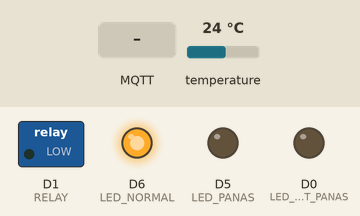
Simulated run of this sketch. Board: ESP8266 (Wemos D1 mini). Parts: switched loads named in the sketch (green lamp = pin HIGH), output pins drawn as LEDs (lit = HIGH). The inputs (shaded band) are chosen by the test bench; at power-on: temperature 24 °C. WiFi joins after 1.5 s; servers stay silent unless stated; no MQTT or app messages arrive unless stated; what the sketch prints to the serial monitor is not drawn.

Above: at 3.8 s.
3.9 s: temperature set to 29.5 °C
7.9 s: temperature set to 30.6 °C
At 10.9 s:
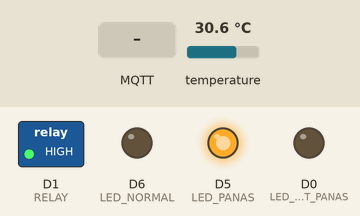
11.2 s: MQTT message "MANUAL" arrives on the first subscribed topic
At 12.4 s:
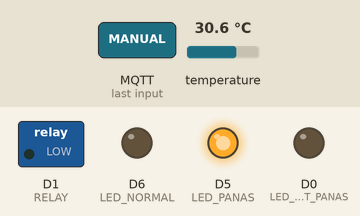
12.7 s: temperature set to 39.6 °C
14.2 s: temperature set to 40.5 °C
At 16.8 s:
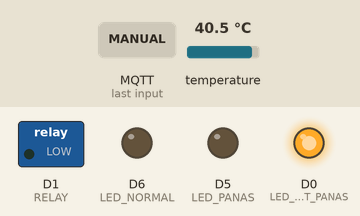
17.2 s: MQTT message "AUTO" arrives on the first subscribed topic
At 18.4 s:
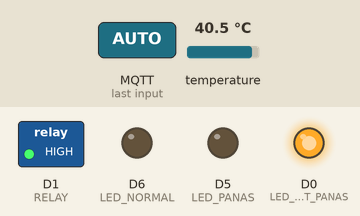
Timing chart, 0 to 19.7 s (numbered marks = the images above; inputs shaded):
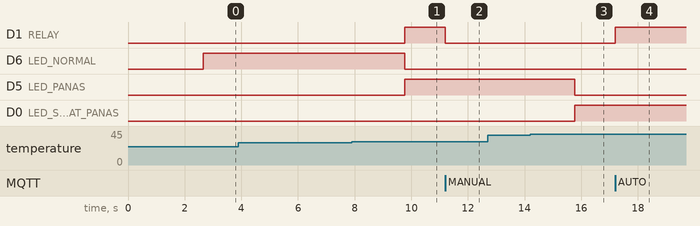

Measured:
- the behaviour switches between 29.9 and 30 °C on temperature (found by bisection; images 0 and 1)
- the behaviour switches between 40 and 40.1 °C on temperature (found by bisection; images 2 and 3)
- after the input at 3.9 s, every drawn part: stays the same
- after the input at 7.9 s, D1 (RELAY), D5 (LED_PANAS): LOW → HIGH after 1.9 s; D6 (LED_NORMAL): HIGH → LOW after 1.9 s
- after the input at 11.2 s, D1 (RELAY): HIGH → LOW at once
- after the input at 12.7 s, every drawn part: stays the same
- after the input at 14.2 s, D5 (LED_PANAS): HIGH → LOW after 1.6 s; D0 (LED_SANGAT_PANAS): LOW → HIGH after 1.6 s
- after the input at 17.2 s, D1 (RELAY): LOW → HIGH at once

The sketch:

cooling_fan_inverter.ino
```cpp
#include <ESP8266WiFi.h>
#include <PubSubClient.h>

#include <OneWire.h>
#include <DallasTemperature.h>


#define DEVICE_ID "Kesmatex" //GANTI DENGAN NAMA DEVICE

// GANTI SSID WIFI SESUAI DENGAN WIFI YANG INGIN DIHUBUNGKAN DENGAN WEMOS
const char* ssid = "GREENFARM";
const char* password = "@GEI123456";


// GANTI dengan IPv4 laptop yang menjalankan Mosquitto
const char* mqtt_server = "192.168.1.82";
const int mqtt_port = 1883;

// ==========================================================
// PIN WEMOS D1 MINI
// ==========================================================

#define LED_NORMAL        D6
#define LED_PANAS         D5
#define LED_SANGAT_PANAS  D0

#define RELAY             D1

#define ONE_WIRE_BUS      D2

// ==========================================================
// RELAY LOGIC
// ==========================================================

// Relay ACTIVE-HIGH
#define RELAY_ON  HIGH
#define RELAY_OFF LOW

// ==========================================================
// DS18B20
// ==========================================================

OneWire oneWire(ONE_WIRE_BUS);

DallasTemperature sensors(&oneWire);

// ==========================================================
// WIFI + MQTT
// ==========================================================

WiFiClient espClient;

PubSubClient mqttClient(espClient);

// ==========================================================
// VARIABLE
// ==========================================================

float suhu = 0.0;

String statusSuhu = "BELUM ADA DATA";

bool modeManual = false;

bool relayManual = false;

bool sensorError = false;

// ==========================================================
// TIMER
// ==========================================================

unsigned long previousSensorMillis = 0;

const unsigned long sensorInterval = 3000;

unsigned long previousMQTTReconnect = 0;

const unsigned long mqttReconnectInterval = 3000;

// ==========================================================
// MQTT TOPIC
// ==========================================================

String topicStatus;

String topicMode;

String topicFan;

// ==========================================================
// FUNGSI RELAY
// ==========================================================

void setRelay(bool kondisi)
{
  if (kondisi)
  {
    digitalWrite(RELAY, RELAY_ON);
  }
  else
  {
    digitalWrite(RELAY, RELAY_OFF);
  }
}

// ==========================================================
// CEK STATUS RELAY
// ==========================================================

bool getRelayStatus()
{
  if (RELAY_ON == HIGH)
  {
    return digitalRead(RELAY) == HIGH;
  }
  else
  {
    return digitalRead(RELAY) == LOW;
  }
}

// ==========================================================
// WIFI
// ==========================================================

void connectWiFi()
{
  Serial.println();
  Serial.println("================================");
  Serial.println("CONNECTING WIFI");
  Serial.println("================================");

  WiFi.mode(WIFI_STA);

  WiFi.begin(ssid, password);

  while (WiFi.status() != WL_CONNECTED)
  {
    delay(500);

    Serial.print(".");
  }

  Serial.println();

  Serial.println("WiFi Connected!");

  Serial.print("IP Wemos : ");
  Serial.println(WiFi.localIP());

  Serial.print("Gateway  : ");
  Serial.println(WiFi.gatewayIP());

  Serial.print("Broker   : ");
  Serial.println(mqtt_server);

  Serial.print("IP Wemos : ");
  Serial.println(WiFi.localIP());

  Serial.print("RSSI      : ");
  Serial.print(WiFi.RSSI());
  Serial.println(" dBm");

  Serial.println("================================");
}

void testTCP()
{
  WiFiClient testClient;

  Serial.print("TCP test ke broker... ");

  if (testClient.connect("192.168.1.20", 1883))
  {
    Serial.println("BERHASIL");
    testClient.stop();
  }
  else
  {
    Serial.println("GAGAL");
  }
}

// ==========================================================
// MQTT CALLBACK
// ==========================================================

void mqttCallback(
  char* topic,
  byte* payload,
  unsigned int length
)
{
  String message = "";

  for (unsigned int i = 0; i < length; i++)
  {
    message += (char)payload[i];
  }

  message.trim();

  Serial.println();
  Serial.println("================================");

  Serial.print("MQTT Topic   : ");
  Serial.println(topic);

  Serial.print("MQTT Message : ");
  Serial.println(message);

  // ========================================================
  // MODE AUTO / MANUAL
  // ========================================================

  if (String(topic) == topicMode)
  {
    if (message == "MANUAL")
    {
      modeManual = true;

      Serial.println("MODE → MANUAL");

      setRelay(relayManual);
    }

    else if (message == "AUTO")
    {
      modeManual = false;

      Serial.println("MODE → AUTO");

      // Kembali ke kontrol suhu
      if (!sensorError)
      {
        if (suhu < 30.0)
        {
          setRelay(false);
        }
        else
        {
          setRelay(true);
        }
      }
    }
  }

  // ========================================================
  // KONTROL FAN MANUAL
  // ========================================================

  else if (String(topic) == topicFan)
  {
    if (message == "ON")
    {
      relayManual = true;

      Serial.println("FAN MANUAL → ON");
    }

    else if (message == "OFF")
    {
      relayManual = false;

      Serial.println("FAN MANUAL → OFF");
    }

    if (modeManual)
    {
      setRelay(relayManual);
    }
    else
    {
      Serial.println(
        "Perintah FAN diabaikan karena MODE AUTO"
      );
    }
  }

  Serial.println("================================");
}

// ==========================================================
// MQTT CONNECT
// ==========================================================

bool connectMQTT()
{
  Serial.println();

  Serial.print("Connecting MQTT... ");

  String clientID =
    String("Wemos-") +
    DEVICE_ID +
    "-" +
    String(ESP.getChipId());

  if (mqttClient.connect(clientID.c_str()))
  {
    Serial.println("CONNECTED");

    mqttClient.subscribe(topicMode.c_str());

    mqttClient.subscribe(topicFan.c_str());

    Serial.println("Subscribed:");

    Serial.println(topicMode);

    Serial.println(topicFan);

    return true;
  }

  Serial.print("FAILED, rc = ");

  Serial.println(mqttClient.state());

  return false;
}

// ==========================================================
// PUBLISH STATUS
// ==========================================================

void publishStatus()
{
  if (!mqttClient.connected())
  {
    return;
  }

  bool relayAktif = getRelayStatus();

  String mode;

  if (modeManual)
  {
    mode = "MANUAL";
  }
  else
  {
    mode = "AUTO";
  }

  String sensorStatus;

  if (sensorError)
  {
    sensorStatus = "ERROR";
  }
  else
  {
    sensorStatus = "OK";
  }

  // ========================================================
  // JSON
  // ========================================================

  String payload = "{";

  payload += "\"device_id\":\"";
  payload += DEVICE_ID;
  payload += "\",";

  payload += "\"temperature\":";
  payload += String(suhu, 2);
  payload += ",";

  payload += "\"temperature_status\":\"";
  payload += statusSuhu;
  payload += "\",";

  payload += "\"fan\":";
  payload += relayAktif ? "true" : "false";
  payload += ",";

  payload += "\"mode\":\"";
  payload += mode;
  payload += "\",";

  payload += "\"sensor\":\"";
  payload += sensorStatus;
  payload += "\",";

  payload += "\"wifi_rssi\":";
  payload += WiFi.RSSI();

  payload += "}";

  // ========================================================
  // PUBLISH
  // ========================================================

  mqttClient.publish(
    topicStatus.c_str(),
    payload.c_str(),
    true
  );

  Serial.println();
  Serial.println("MQTT PUBLISH");

  Serial.print("Topic   : ");
  Serial.println(topicStatus);

  Serial.print("Payload : ");
  Serial.println(payload);
}

// ==========================================================
// BACA SUHU
// ==========================================================

void bacaSuhu()
{
  sensors.requestTemperatures();

  suhu = sensors.getTempCByIndex(0);

  // ========================================================
  // SENSOR ERROR
  // ========================================================

  if (suhu == DEVICE_DISCONNECTED_C)
  {
    sensorError = true;

    statusSuhu = "SENSOR ERROR";

    digitalWrite(
      LED_NORMAL,
      LOW
    );

    digitalWrite(
      LED_PANAS,
      LOW
    );

    digitalWrite(
      LED_SANGAT_PANAS,
      LOW
    );

    // Sama seperti program awal:
    // sensor error → relay OFF
    setRelay(false);

    Serial.println();
    Serial.println("================================");

    Serial.println(
      "ERROR: DS18B20 TIDAK TERDETEKSI"
    );

    Serial.println("================================");

    publishStatus();

    return;
  }

  sensorError = false;

  // ========================================================
  // STATUS SUHU + LED
  // ========================================================

  if (suhu < 30.0)
  {
    digitalWrite(
      LED_NORMAL,
      HIGH
    );

    digitalWrite(
      LED_PANAS,
      LOW
    );

    digitalWrite(
      LED_SANGAT_PANAS,
      LOW
    );

    statusSuhu = "NORMAL";
  }

  else if (suhu <= 40.0)
  {
    digitalWrite(
      LED_NORMAL,
      LOW
    );

    digitalWrite(
      LED_PANAS,
      HIGH
    );

    digitalWrite(
      LED_SANGAT_PANAS,
      LOW
    );

    statusSuhu = "PANAS";
  }

  else
  {
    digitalWrite(
      LED_NORMAL,
      LOW
    );

    digitalWrite(
      LED_PANAS,
      LOW
    );

    digitalWrite(
      LED_SANGAT_PANAS,
      HIGH
    );

    statusSuhu = "SANGAT PANAS";
  }

  // ========================================================
  // KONTROL FAN
  // ========================================================

  if (modeManual)
  {
    setRelay(relayManual);
  }

  else
  {
    if (suhu < 30.0)
    {
      setRelay(false);
    }
    else
    {
      setRelay(true);
    }
  }

  // ========================================================
  // SERIAL
  // ========================================================

  Serial.println();
  Serial.println("================================");

  Serial.print("Device     : ");
  Serial.println(DEVICE_ID);

  Serial.print("Suhu       : ");
  Serial.print(suhu);
  Serial.println(" °C");

  Serial.print("Status     : ");
  Serial.println(statusSuhu);

  Serial.print("Mode       : ");

  if (modeManual)
  {
    Serial.println("MANUAL");
  }
  else
  {
    Serial.println("AUTO");
  }

  Serial.print("Fan        : ");

  if (getRelayStatus())
  {
    Serial.println("ON");
  }
  else
  {
    Serial.println("OFF");
  }

  Serial.print("WiFi RSSI  : ");

  Serial.print(WiFi.RSSI());

  Serial.println(" dBm");

  Serial.println("================================");

  // ========================================================
  // MQTT
  // ========================================================

  publishStatus();
}

// ==========================================================
// SETUP
// ==========================================================

void setup()
{
  Serial.begin(115200);

  delay(100);

  Serial.println();
  Serial.println();

  Serial.println("================================");

  Serial.println("COOLING FAN INVERTER PLTS");

  Serial.println("MQTT VERSION");

  Serial.println("================================");

  // ========================================================
  // PIN
  // ========================================================

  pinMode(
    LED_NORMAL,
    OUTPUT
  );

  pinMode(
    LED_PANAS,
    OUTPUT
  );

  pinMode(
    LED_SANGAT_PANAS,
    OUTPUT
  );

  pinMode(
    RELAY,
    OUTPUT
  );

  // ========================================================
  // KONDISI AWAL
  // ========================================================

  digitalWrite(
    LED_NORMAL,
    LOW
  );

  digitalWrite(
    LED_PANAS,
    LOW
  );

  digitalWrite(
    LED_SANGAT_PANAS,
    LOW
  );

  setRelay(false);

  // ========================================================
  // DS18B20
  // ========================================================

  sensors.begin();

  Serial.println(
    "DS18B20 initialized."
  );

  // ========================================================
  // MQTT TOPICS
  // ========================================================

  topicStatus =
    String("plts/") +
    DEVICE_ID +
    "/status";

  topicMode =
    String("plts/") +
    DEVICE_ID +
    "/command/mode";

  topicFan =
    String("plts/") +
    DEVICE_ID +
    "/command/fan";

  // ========================================================
  // WIFI
  // ========================================================

  connectWiFi();

  testTCP();

  // ========================================================
  // MQTT
  // ========================================================

  mqttClient.setServer(
    mqtt_server,
    mqtt_port
  );

  mqttClient.setCallback(
    mqttCallback
  );

  mqttClient.setBufferSize(512);

  connectMQTT();

  // Baca langsung saat startup
  bacaSuhu();

  Serial.println();
  Serial.println("SYSTEM READY");
}

// ==========================================================
// LOOP
// ==========================================================

void loop()
{
  // ========================================================
  // WIFI RECONNECT
  // ========================================================

  if (WiFi.status() != WL_CONNECTED)
  {
    connectWiFi();
  }

  // ========================================================
  // MQTT
  // ========================================================

  if (mqttClient.connected())
  {
    mqttClient.loop();
  }
  else
  {
    unsigned long currentMillis = millis();

    if (
      currentMillis -
      previousMQTTReconnect >=
      mqttReconnectInterval
    )
    {
      previousMQTTReconnect =
        currentMillis;

      connectMQTT();
    }
  }

  // ========================================================
  // SENSOR TIMER
  // ========================================================

  unsigned long currentMillis = millis();

  if (
    currentMillis -
    previousSensorMillis >=
    sensorInterval
  )
  {
    previousSensorMillis =
      currentMillis;

    bacaSuhu();
  }
}
```
